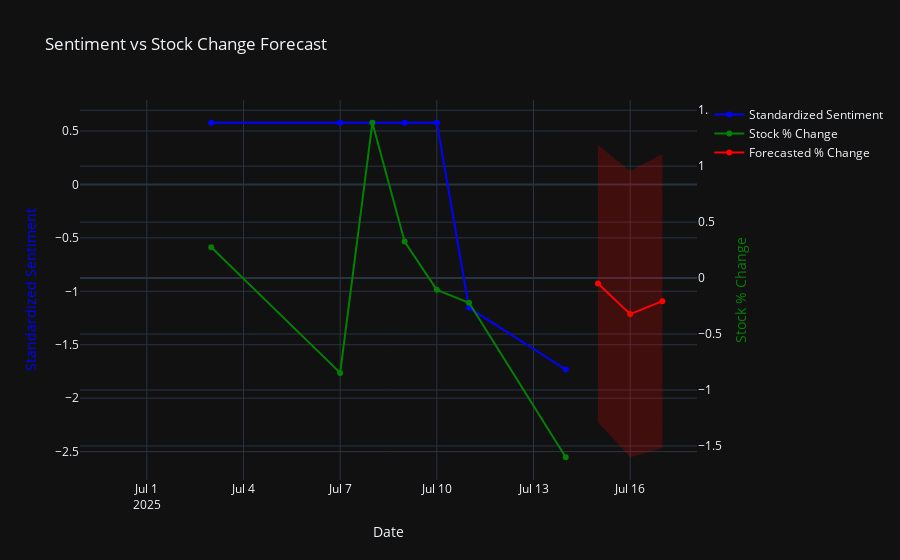

Notebook code cell kept with this figure:
### Markdown cell above
### Plot: Sentiment vs Stock % Change Forecast

This chart shows how **news sentiment** about a company relates to its **stock price changes** over time, and how we can use this relationship to make simple predictions.

- The **blue line** shows the standardized 7-day average of positive sentiment extracted from financial news headlines. A higher value means news sentiment was more positive.
- The **green line** shows the actual daily percentage change in the company’s stock price.
- The **red line** shows our simple **forecast** of future stock movement based on past sentiment trends. The shaded red area represents uncertainty around the forecast (a 95% confidence interval).

We want to see whether the **emotions in the news** (blue) can help us **predict price changes** (green and red). If they move together, it suggests that public mood might influence investor behavior.

> Thisplot helps us visualize correlations and test basic forecasting using real-world data like stock prices and media sentiment.

### Code cell
def create_plot(combined_df, forecast_mean, forecast_ci, forecast_index):
    combined_df = combined_df.copy()
    sentiment_std = (combined_df['lagged_sentiment'] - combined_df['lagged_sentiment'].mean()) / combined_df['lagged_sentiment'].std()

    fig = go.Figure()

    fig.add_trace(go.Scatter(
        x=combined_df.index,
        y=sentiment_std,
        name='Standardized Sentiment',
        line=dict(color='blue')
    ))

    fig.add_trace(go.Scatter(
        x=combined_df.index,
        y=combined_df['Pct_Change'],
        name='Stock % Change',
        yaxis='y2',
        line=dict(color='green')
    ))

    fig.add_trace(go.Scatter(
        x=forecast_index,
        y=forecast_mean,
        name='Forecasted % Change',
        line=dict(color='red')
    ))

    fig.add_trace(go.Scatter(
        x=np.concatenate([forecast_index, forecast_index[::-1]]),
        y=np.concatenate([forecast_ci.iloc[:, 0], forecast_ci.iloc[:, 1][::-1]]),
        fill='toself',
        fillcolor='rgba(255,0,0,0.2)',
        line=dict(color='rgba(255,255,255,0)'),
        hoverinfo="skip",
        showlegend=False
    ))

    fig.update_layout(
        title='Sentiment vs Stock Change Forecast',
        xaxis_title='Date',
        yaxis=dict(
            title=dict(text='Standardized Sentiment', font=dict(color='blue'))
        ),
        yaxis2=dict(
            title=dict(text='Stock % Change', font=dict(color='green')),
            overlaying='y',
            side='right'
        ),
        template='plotly_dark'
    )

    fig.show()

combined_df['DateOnly'] = pd.to_datetime(combined_df['DateOnly'])  # convert to datetime
combined_df.set_index('DateOnly', inplace=True)  # use as index
combined_df.sort_index(inplace=True)  # ensure time order



forecast_mean, forecast_ci, forecast_index = fit_and_forecast(combined_df)
create_plot(combined_df, forecast_mean, forecast_ci, forecast_index)

### Figure 1 — Plotly figure (JSON) as saved in the notebook; plotly's stock layout.template omitted (floating-point values rounded to 4 significant figures)
{"data": [{"line": {"color": "blue"}, "name": "Standardized Sentiment", "type": "scatter", "x": ["2025-06-30T00:00:00.000000000", "2025-07-03T00:00:00.000000000", "2025-07-07T00:00:00.000000000", "2025-07-08T00:00:00.000000000", "2025-07-09T00:00:00.000000000", "2025-07-10T00:00:00.000000000", "2025-07-11T00:00:00.000000000", "2025-07-14T00:00:00.000000000"], "y": [NaN, 0.5774, 0.5774, 0.5774, 0.5774, 0.5774, -1.155, -1.732]}, {"line": {"color": "green"}, "name": "Stock % Change", "type": "scatter", "x": ["2025-06-30T00:00:00.000000000", "2025-07-03T00:00:00.000000000", "2025-07-07T00:00:00.000000000", "2025-07-08T00:00:00.000000000", "2025-07-09T00:00:00.000000000", "2025-07-10T00:00:00.000000000", "2025-07-11T00:00:00.000000000", "2025-07-14T00:00:00.000000000"], "y": [NaN, 0.2761, -0.8471, 1.388, 0.3265, -0.105, -0.2207, -1.601], "yaxis": "y2"}, {"line": {"color": "red"}, "name": "Forecasted % Change", "type": "scatter", "x": ["2025-07-15T00:00:00", "2025-07-16T00:00:00", "2025-07-17T00:00:00"], "y": [-0.9279, -1.214, -1.092]}, {"fill": "toself", "fillcolor": "rgba(255,0,0,0.2)", "hoverinfo": "skip", "line": {"color": "rgba(255,255,255,0)"}, "showlegend": false, "type": "scatter", "x": ["2025-07-15T00:00:00", "2025-07-16T00:00:00", "2025-07-17T00:00:00", "2025-07-17T00:00:00", "2025-07-16T00:00:00", "2025-07-15T00:00:00"], "y": [-2.225, -2.553, -2.469, 0.2846, 0.1259, 0.3697]}], "layout": {"title": {"text": "Sentiment vs Stock Change Forecast"}, "xaxis": {"title": {"text": "Date"}}, "yaxis": {"title": {"font": {"color": "blue"}, "text": "Standardized Sentiment"}}, "yaxis2": {"overlaying": "y", "side": "right", "title": {"font": {"color": "green"}, "text": "Stock % Change"}}}}
